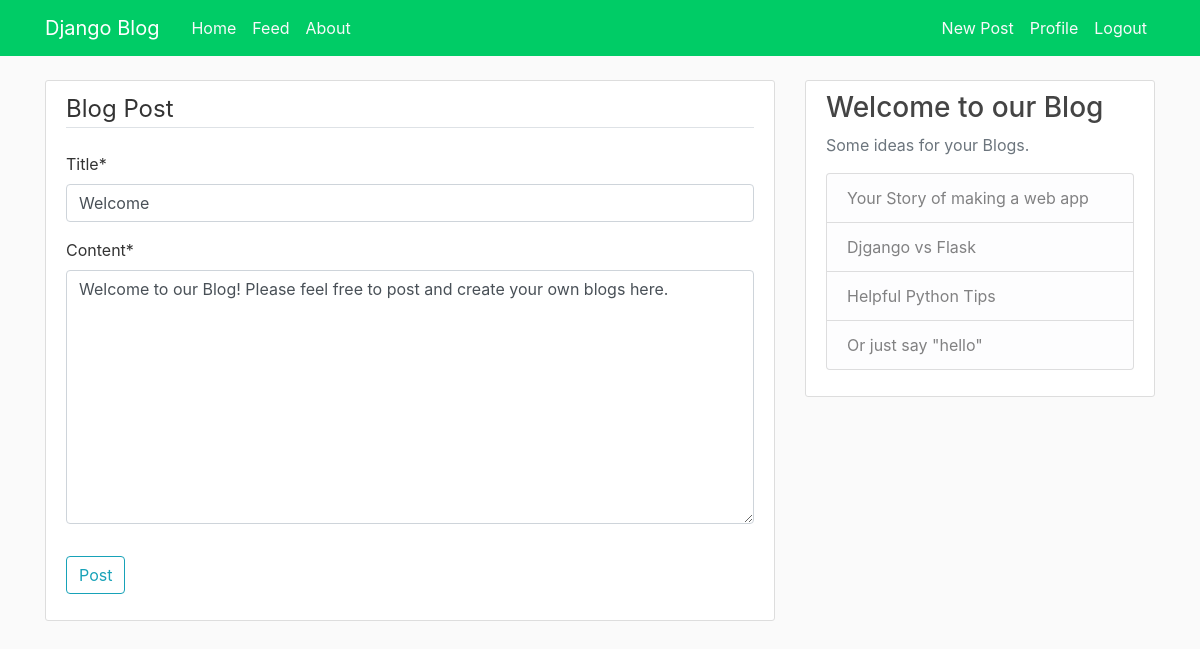
The app's page /blog/post/13/update/ (signed in) with its own data.
### blog/models.py (models this page shows, shortened)
class Post(models.Model):
    title = models.CharField(max_length=100)
    content = models.TextField()
    date_posted = models.DateTimeField(default=timezone.now)
    author = models.ForeignKey(User, on_delete=models.CASCADE, related_name='posts')
    liked_by = models.ManyToManyField(User, related_name="liked_post")

### blog/views.py (the view, shortened to what this page needs)
# urls.py: path('post/<int:pk>/update/', PostUpdateView.as_view(), name='post-update'),
class PostUpdateView(LoginRequiredMixin, UserPassesTestMixin, SuccessMessageMixin, UpdateView):
    model = Post
    fields = ['title', 'content']
    success_message = "Post Updated"
    def test_func(self):
        post = self.get_object()
        if self.request.user == post.author:
            return True
        return False

### blog/templates/blog/post_form.html (shortened to what this page needs)
{% extends "blog/base.html" %}
{% load crispy_forms_tags %}
{% block content %}
    <div class="content-section">
        <form method="POST">
            <fieldset class="form-group">
                <legend class="border-bottom mb-4">Blog Post</legend>
                {{ form|crispy }}
            </fieldset>
            <div class="form-group">
                <button class="btn btn-outline-info" type="submit">Post</button>
            </div>
        </form>
    </div>
{% endblock content %}

### blog/static/blog/main.css (style rules this page uses)
body { background: #fafafa; color: #333333; margin-top: 5rem; }
.content-section { background: #ffffff; padding: 10px 20px; border: 1px solid #dddddd; border-radius: 3px; margin-bottom: 20px; }

### blog/templates/blog/base.html (style rules this page uses)
html { scroll-behavior: smooth; }

### records on screen
Post: title "Welcome", content "Welcome to our Blog! Please feel free to post and create your own blogs here."
